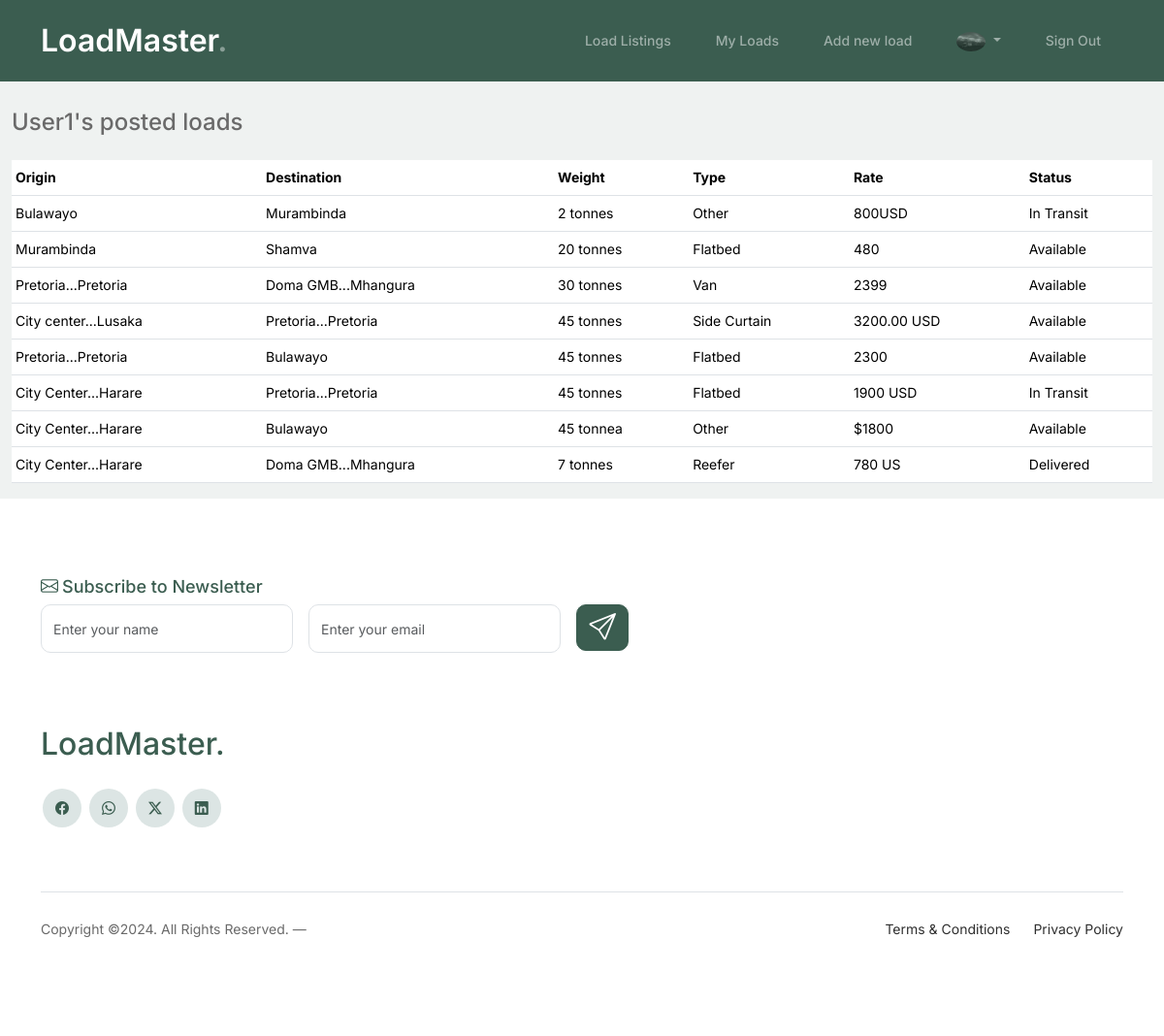
Screenshot of /loads/my_loads (signed in) with the database file from the repository.
### main/models.py (models this page shows, shortened)
class User(AbstractUser):
    pass

class Profile(models.Model):
    user = models.OneToOneField(User, on_delete=models.CASCADE, related_name='profile')
    organisation = models.CharField(max_length=50)
    phone_regex = RegexValidator(regex=r'^\+?1?\d{9,15}$', message="Phone number must be entered in the format: '+999999999'. Up to 15 digits allowed.")
    phone_number = models.CharField(validators=[phone_regex], max_length=17)
    email = models.EmailField(max_length=254)
    image = models.ImageField(default='profile_pics/default.png', upload_to='profile_pics')
    created = models.DateTimeField(auto_now_add=True)

### loads/models.py (models this page shows, shortened)
class Load(models.Model):
    class Type (models.TextChoices):
        REFEER = "R", ("Reefer")
        FLATBED = "F", ("Flatbed")
        SIDE_CURTAIN = "S", ("Side Curtain")
        OTHER = "O", ("Other")
        VAN = "V", ("Van")
    origin = models.ForeignKey(Location, related_name='outgoing', on_delete=models.CASCADE)
    destination = models.ForeignKey(Location, related_name='incoming', on_delete=models.CASCADE)
    type = models.CharField(max_length=1, choices=Type.choices, default=Type.FLATBED)
    owner = models.ForeignKey(Profile, on_delete=models.CASCADE)
    weight = models.CharField(max_length=20)
    rate = models.CharField(max_length=20)
    created = models.DateTimeField(auto_now_add=True)
    updated = models.DateTimeField(auto_now=True)
    class Meta:
        ordering = ["-created"]

class Location(models.Model):
    address_1 = models.CharField(max_length=200, null=True, blank=True)
    address_2 = models.CharField(max_length=200, null=True, blank=True)
    city = models.CharField(max_length=200)
    country = models.CharField(max_length=100, default='Zimbabwe')
    def __str__(self):
        if self.address_1:
            return f"{self.address_1[:17]}...{self.city}"
        return f"{self.city}"

class LoadStatus(models.Model):
    class Status(models.TextChoices):
        AVAILABLE = "A", ("Available")
        IN_TRANSIT = "I", ("In Transit")
        DELIVERED = "D", ("Delivered")
    load = models.OneToOneField(Load, on_delete=models.CASCADE)
    status = models.CharField(max_length=1, choices=Status.choices, default=Status.AVAILABLE)
    transporter = models.ForeignKey(Profile, on_delete=models.CASCADE)
    updated = models.DateTimeField(auto_now=True)

### loads/views.py (the view)
# urls.py: path('my_loads', views.my_loads, name='my_loads'),
@login_required(login_url="account_login")
def my_loads(request):
    my_loads = Load.objects.filter(owner=request.user.profile)
    return render(request, 'loads/my_loads.html', {'my_loads': my_loads})

### loads/templates/loads/my_loads.html (shortened to what this page needs)
{% extends "account/base_entrance.html" %}
{% load i18n %}
{% load static %}
{% load allauth account %}
{% block content %}
<div class="py-5"></div>
<div class="container-fluid">
    <h1 class="h4 py-3">{{ user.username | capfirst }}'s  posted loads</h1>
    {% if my_loads %}
    <div class="table-responsive">
        <table class="table table-hover table-sm">
          <thead class="line bg-green">
            <tr>
              <th scope="col">Origin</th>
              <th scope="col">Destination</th>
              <th scope="col">Weight</th>
              <th scope="col">Type</th>
              <th scope="col">Rate</th>
              <th scope="col">Status</th>
            </tr>
          </thead>
          <tbody>
            {% for load in my_loads %}
           <tr class="table-row cursor-auto" data-href="{% url 'loads:load' load.id %}" >
                <td class="text-truncate">{{ load.origin }}</td>
                <td class="text-truncate">{{ load.destination }}</td>
                <td class="text-truncate">{{ load.weight }}</td>
                <td class="text-truncate">{{ load.get_type_display }}</td>
                <td class="text-truncate">{{ load.rate }}</td>
                <td class="text-truncate">{{ load.loadstatus.get_status_display }}</td>
            </tr>
            {% endfor %}
          </tbody>
        </table>
      </div>
      {% else %}
      <p class="text-center fs-3">You have no loads postings </p>
      <a href="{% url 'loads:loads' %}" class="text-center d-block fs-4"><i class="bi bi-arrow-counterclockwise text-success"></i></a>
      {% endif %}
    </div>
{% endblock content %}

### templates/allauth/layouts/base.html (shortened to what this page needs)
{% load i18n %}
{% load static %}
<!DOCTYPE html>
<html>
    <head>
        <link href="https://cdn.jsdelivr.net/npm/bootstrap@5.3.3/dist/css/bootstrap.min.css" rel="stylesheet">
        <link rel="stylesheet" href="https://cdn.jsdelivr.net/npm/bootstrap-icons@1.11.3/font/bootstrap-icons.min.css">
        <link rel="stylesheet" href="{% static 'css/style.css' %}">
    </head>
    <body>
        {% block body %}
        <nav class="custom-navbar navbar navbar navbar-expand-md navbar-dark bg-dark fixed-top" arial-label="Furni navigation bar">
			<div class="container">
				<a class="navbar-brand" href="{% url 'main:home' %}">LoadMaster<span>.</span></a>
				<div class="collapse navbar-collapse" id="navbarsFurni">
					<ul class="custom-navbar-nav navbar-nav ms-auto mb-2 mb-md-0">
						<li class="nav-item"><a class="nav-link" href="{% url 'loads:loads' %}">Load Listings</a></li>
						<li class="nav-item"><a class="nav-link" href="{% url 'loads:my_loads' %}">My Loads</a></li>
						<li class="nav-item"> <a class="nav-link" href="{% url 'loads:new_load' %}">Add new load</a></li>
					</ul>
					<ul class="custom-navbar-nav navbar-nav mb-2 mb-md-0 navbar-dark">
                        {% if user.is_authenticated %}
                        {% url 'account_logout' as logout_url %}
                        {% if logout_url %}
                        <li class="nav-item dropdown">
                          <a class="nav-link dropdown-toggle" href="#" role="button" data-bs-toggle="dropdown" aria-expanded="false">
                              <img src="{{ user.profile.image.url }}" alt="profile pic" style="width: 30px; border-radius: 50%;">
                          </a>
                        </li>
                        <li class="nav-item">
                                <a href="{{ logout_url }}" class="nav-link">{% trans "Sign Out" %}</a>
                        </li>
                        {% endif %}
                    {% endif %}
                    </ul>
				</div>
			</div>
		</nav>
            {% block content %}
            {% endblock content %}
            <footer class="footer-section">
                <div class="container relative">
                    <div class="row">
                        <div class="col-lg-8">
                            <div class="subscription-form">
                                <h3 class="d-flex align-items-center"><span class="me-1"><i class="bi bi-envelope"></i></span><span>Subscribe to Newsletter</span></h3>
                                <form action="#" class="row g-3">
                                    <div class="col-auto">
                                        <input type="text" class="form-control" placeholder="Enter your name">
                                    </div>
                                    <div class="col-auto">
                                        <input type="email" class="form-control" placeholder="Enter your email">
                                    </div>
                                    <div class="col-auto">
                                        <button class="btn btn-primary">
                                            <i class="bi bi-send h3"></i>
                                        </button>
                                    </div>
                                </form>
                            </div>
                        </div>
                    </div>
                    <div class="row g-5 mb-5">
                        <div class="col-lg-4">
                            <div class="mb-4 footer-logo-wrap"><a href="#" class="footer-logo">LoadMaster<span>.</span></a></div>
                            <ul class="list-unstyled custom-social">
                                <li><a href="#"><i class="bi bi-facebook"></i></a></li>
                                <li><a href="#"><i class="bi bi-whatsapp"></i></a></li>
                                <li><a href="#"><i class="bi bi-twitter-x"></i></a></li>
                                <li><a href="#"><i class="bi bi-linkedin"></i></a></li>
                            </ul>
                        </div>
                    </div>
                    <div class="border-top copyright">
                        <div class="row pt-4">
                            <div class="col-lg-6">
                                <p class="mb-2 text-center text-lg-start">Copyright &copy;<script>document.write(new Date().getFullYear());</script>. All Rights Reserved. &mdash;
                </p>
                            </div>
                            <div class="col-lg-6 text-center text-lg-end">
                                <ul class="list-unstyled d-inline-flex ms-auto">
                                    <li class="me-4"><a href="#">Terms &amp; Conditions</a></li>
                                    <li><a href="#">Privacy Policy</a></li>
                                </ul>
                            </div>
                        </div>
                    </div>
                </div>
            </footer>
        {% endblock body %}
    </body>
</html>

### assets/css/style.css (style rules this page uses)
body { overflow-x: hidden; position: relative; }
body { font-family: "Inter", sans-serif; font-weight: 400; line-height: 28px; color: #6a6a6a; font-size: 14px; background-color: #eff2f1; }
a { text-decoration: none; -webkit-transition: .3s all ease; -o-transition: .3s all ease; transition: .3s all ease; color: #2f2f2f; text-decoration: underline; }
.custom-navbar { background: #3b5d50 !important; padding-top: 20px; padding-bottom: 20px; }
.custom-navbar .navbar-brand { font-size: 32px; font-weight: 600; }
.custom-navbar .navbar-brand > span { opacity: .4; }
@media (min-width: 992px) { .custom-navbar .custom-navbar-nav li { margin-left: 15px; margin-right: 15px; } }
.custom-navbar .custom-navbar-nav li a { font-weight: 500; color: #ffffff !important; opacity: .5; -webkit-transition: .3s all ease; -o-transition: .3s all ease; transition: .3s all ease; position: relative; }
@media (min-width: 768px) { .custom-navbar .custom-navbar-nav li a:before { content: ""; position: absolute; bottom: 0; left: 8px; right: 8px; background: #f9bf29; height: 5px; opacity: 1; visibility: visible; width: 0; -webkit-transition: .15s all ease-out; -o-transition: .15s all ease-out; transition: .15s all ease-out; } }
.btn { font-weight: 600; color: #ffffff; background: #2f2f2f; border-color: #2f2f2f; }
.btn.btn-primary { background: #3b5d50; border-color: #3b5d50; }
.footer-section { padding: 80px 0; background: #ffffff; }
.footer-section .relative { position: relative; }
.footer-section a { text-decoration: none; color: #2f2f2f; -webkit-transition: .3s all ease; -o-transition: .3s all ease; transition: .3s all ease; }
.footer-section .subscription-form { margin-bottom: 40px; position: relative; z-index: 2; margin-top: 100px; }
@media (min-width: 992px) { .footer-section .subscription-form { margin-top: 0px; margin-bottom: 80px; } }
.footer-section .subscription-form h3 { font-size: 18px; font-weight: 500; color: #3b5d50; }
.footer-section .subscription-form .form-control { height: 50px; border-radius: 10px; font-family: "Inter", sans-serif; }
.footer-section .subscription-form .btn { border-radius: 10px !important; }
.footer-section .footer-logo-wrap .footer-logo { font-size: 32px; font-weight: 500; text-decoration: none; color: #3b5d50; }
.footer-section .custom-social li { margin: 2px; display: inline-block; }
.footer-section .custom-social li a { width: 40px; height: 40px; text-align: center; line-height: 40px; display: inline-block; background: #dce5e4; color: #3b5d50; border-radius: 50%; }
.footer-section .border-top { border-color: #dce5e4; }
.footer-section .border-top.copyright { font-size: 14px !important; }
.form-control { height: 50px; border-radius: 10px; font-family: "Inter", sans-serif; }

### rows the page displays
User: profile.image (picture), username "User1"
Load: origin "Bulawayo", destination "Murambinda", weight "2 tonnes", type "Other", rate "800USD", loadstatus.status "In Transit"
Load: origin "Murambinda", destination "Shamva", weight "20 tonnes", type "Flatbed", rate "480", loadstatus.status "Available"
Load: origin "Pretoria...Pretoria", destination "Doma GMB...Mhangura", weight "30 tonnes", type "Van", rate "2399", loadstatus.status "Available"
Load: origin "City center...Lusaka", destination "Pretoria...Pretoria", weight "45 tonnes", type "Side Curtain", rate "3200.00 USD", loadstatus.status "Available"
Load: origin "Pretoria...Pretoria", destination "Bulawayo", weight "45 tonnes", type "Flatbed", rate "2300", loadstatus.status "Available"
Load: origin "City Center...Harare", destination "Pretoria...Pretoria", weight "45 tonnes", type "Flatbed", rate "1900 USD", loadstatus.status "In Transit"
Load: origin "City Center...Harare", destination "Bulawayo", weight "45 tonnea", type "Other", rate "$1800", loadstatus.status "Available"
Load: origin "City Center...Harare", destination "Doma GMB...Mhangura", weight "7 tonnes", type "Reefer", rate "780 US", loadstatus.status "Delivered"
